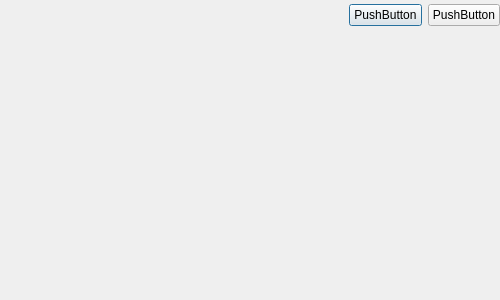
<?xml version="1.0" encoding="UTF-8"?>
<ui version="4.0">
 <class>Dialog</class>
 <widget class="QDialog" name="Dialog">
  <property name="geometry">
   <rect>
    <x>0</x>
    <y>0</y>
    <width>500</width>
    <height>300</height>
   </rect>
  </property>
  <property name="minimumSize">
   <size>
    <width>10</width>
    <height>10</height>
   </size>
  </property>
  <property name="maximumSize">
   <size>
    <width>500</width>
    <height>300</height>
   </size>
  </property>
  <property name="windowTitle">
   <string>Dialog</string>
  </property>
  <widget class="QWidget" name="horizontalLayoutWidget">
   <property name="geometry">
    <rect>
     <x>349</x>
     <y>0</y>
     <width>151</width>
     <height>31</height>
    </rect>
   </property>
   <layout class="QHBoxLayout" name="horizontalLayout">
    <item>
     <widget class="QPushButton" name="pushButton">
      <property name="text">
       <string>PushButton</string>
      </property>
     </widget>
    </item>
    <item>
     <widget class="QPushButton" name="pushButton_2">
      <property name="text">
       <string>PushButton</string>
      </property>
     </widget>
    </item>
   </layout>
  </widget>
 </widget>
 <resources/>
 <connections/>
</ui>
